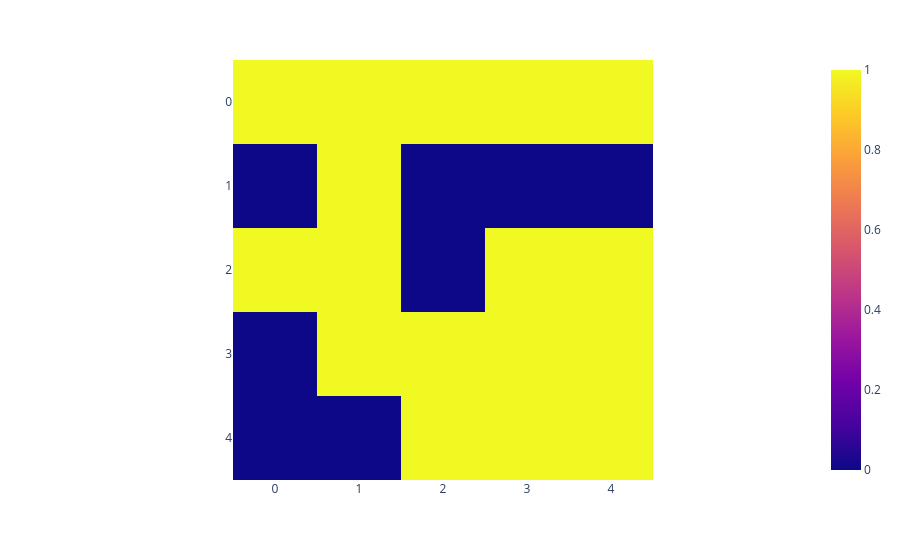

The code cell stored with this chart in its notebook:
### Code cell
# Display a binary matrix with plotly

fig = px.imshow(x)
fig.show()

### Figure 1 — Plotly figure (JSON) as saved in the notebook; plotly's stock layout.template omitted (floating-point values rounded to 4 significant figures)
{"data": [{"coloraxis": "coloraxis", "hovertemplate": "x: %{x}<br>y: %{y}<br>color: %{z}<extra></extra>", "name": "0", "type": "heatmap", "xaxis": "x", "yaxis": "y", "z": [[1, 1, 1, 1, 1], [0, 1, 0, 0, 0], [1, 1, 0, 1, 1], [0, 1, 1, 1, 1], [0, 0, 1, 1, 1]]}], "layout": {"coloraxis": {"colorscale": [[0, "#0d0887"], [0.1111, "#46039f"], [0.2222, "#7201a8"], [0.3333, "#9c179e"], [0.4444, "#bd3786"], [0.5556, "#d8576b"], [0.6667, "#ed7953"], [0.7778, "#fb9f3a"], [0.8889, "#fdca26"], [1, "#f0f921"]]}, "margin": {"t": 60}, "xaxis": {"anchor": "y", "constrain": "domain", "domain": [0, 1], "scaleanchor": "y"}, "yaxis": {"anchor": "x", "autorange": "reversed", "constrain": "domain", "domain": [0, 1]}}}
